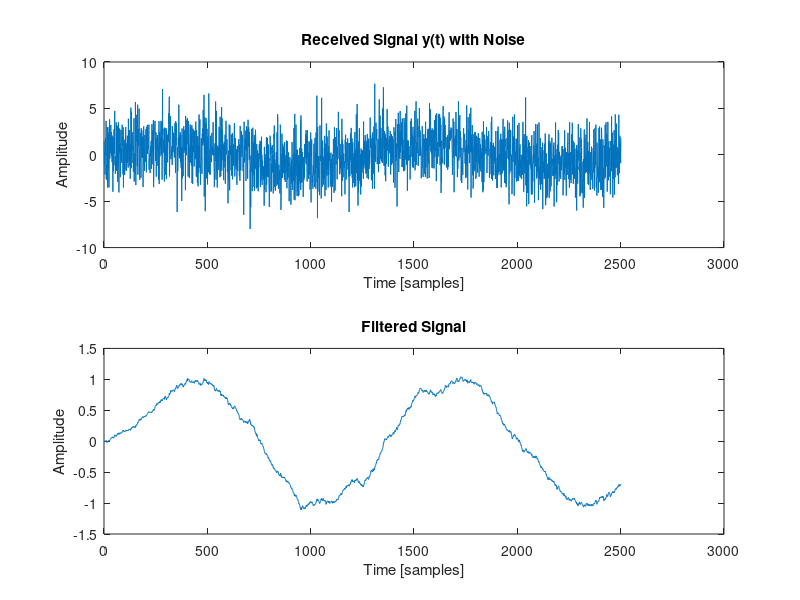

Source code (MATLAB):
% Load the data from the .mat file
load('filtering.mat'); % Replace with the correct path to your .mat file

% Filter coefficients
M = 250;
b = ones(1, M) / M;
a = 1;

% Apply the filter to the received signal y
filtered_signal = filter(b, a, y);

% Plot the original and filtered signals for comparison
figure;
subplot(2,1,1);
plot(y);
title('Received Signal y(t) with Noise');
xlabel('Time [samples]');
ylabel('Amplitude');

subplot(2,1,2);
plot(filtered_signal);
title('Filtered Signal');
xlabel('Time [samples]');
ylabel('Amplitude');